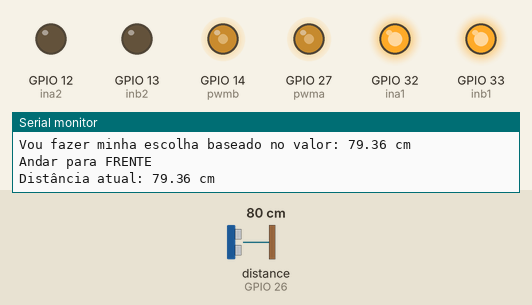
Recording of a sketch running on a simulated ESP32. On the bench: output pins drawn as LEDs (lit = HIGH), the last lines printed to the serial monitor. Wiring (inferred from the names in the program): ultrasonic range finder: trigger GPIO 25; echo GPIO 26. Dashed ring = blinking. The inputs (shaded band) are chosen by the test bench; at power-on: distance to the obstacle (sensor on GPIO 26) 80 cm. The echo pulse lasts 58.3 µs per cm; random numbers use the default seed unless the sketch sets one; pins used as bus, display or sensor lines are not drawn.

Above: at 1.2 s.
1.3 s: distance to the obstacle (sensor on GPIO 26) set to 12 cm
2.8 s: distance to the obstacle (sensor on GPIO 26) set to 9 cm
At 3.42 s:
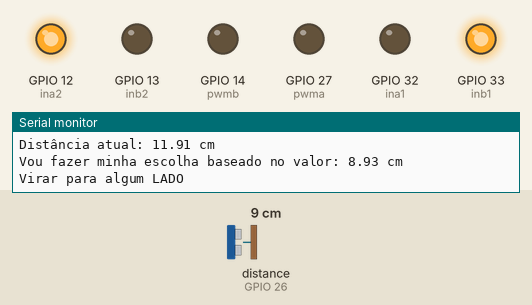
At 5.6 s:
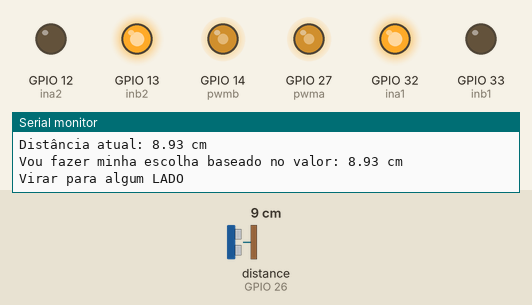
5.8 s: distance to the obstacle (sensor on GPIO 26) set to 5 cm
8.8 s: distance to the obstacle (sensor on GPIO 26) set to 2 cm
10.3 s: distance to the obstacle (sensor on GPIO 26) set to 18 cm
At 11.7 s:
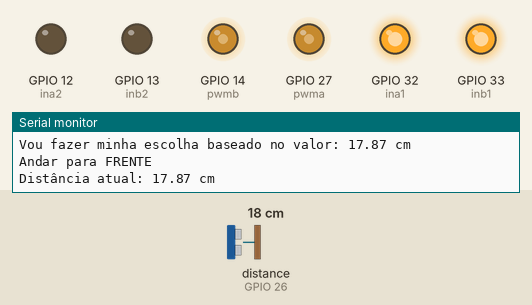
12.0 s: distance to the obstacle (sensor on GPIO 26) set to 4 cm
At 13.21 s:
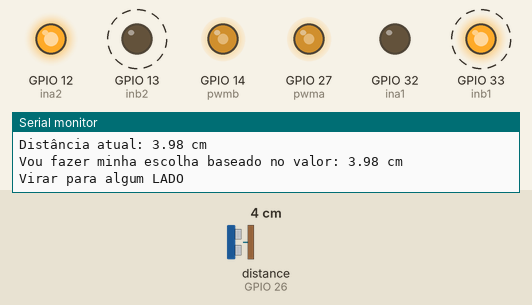
Timing chart, 0 to 16.0 s (numbered marks = the images above; inputs shaded):
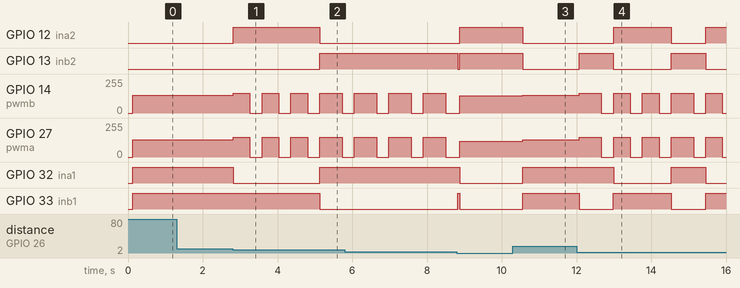

Measured:
- the behaviour switches between 11 and 10 cm on distance to the obstacle (sensor on GPIO 26) (found by bisection; images 0 and 1)
- after the input at 2.8 s, GPIO 12 (ina2): LOW → HIGH at once, → LOW 2.3 s later; GPIO 13 (inb2): LOW → HIGH after 2.3 s; GPIO 14 (pwmb), GPIO 27 (pwma): goes 3 × (149/255 0.45 s, 0/255 0.32 s), 149/255 0.60 s, then 0/255, starting at once; GPIO 32 (ina1): HIGH → LOW at once, → HIGH 2.3 s later; GPIO 33 (inb1): HIGH → LOW after 2.3 s
- after the input at 10.3 s, GPIO 12 (ina2), GPIO 13 (inb2): HIGH → LOW after 0.27 s; GPIO 14 (pwmb): 129/255 → 134/255 after 0.27 s; GPIO 27 (pwma): 120/255 → 129/255 after 0.27 s; GPIO 32 (ina1), GPIO 33 (inb1): LOW → HIGH after 0.27 s
- after the input at 12.0 s, GPIO 12 (ina2): LOW → HIGH after 0.99 s, → LOW 1.5 s later, → HIGH 0.92 s later; GPIO 13 (inb2): alternates HIGH for 0.92 s and LOW for 1.5 s, starting after 0.07 s

The sketch:

pwn_cleide.ino
```cpp
/*
Autor: Gabriel Víctor e Cleide Almeida
Data de início: 18/10/2023
Data de término: xx/xx/xxxx
* Programa com funções que utiliza o sensor ultrassônico para determinar
* a posição em até duas dimensões em um espaço de área retangular.
* Raio de medição: 2 cm ~ 400 cm
* Precisão: 3 mm
*/

#define trig 25 // Associa o pino 25 ao pino Trigger
#define echo 26 // Associa o pino 16 ao pino Echo


const byte pwma = 27;
const byte pwmb = 14;
const byte ina1 = 32;
const byte inb1 = 33;
const byte ina2 = 12;
const byte inb2 = 13;

const unsigned int freq = 1000;
const byte canala = 0;
const byte canalb = 1;
const byte res = 8;


void setup() {
	pinMode(trig, OUTPUT);
	pinMode(echo, INPUT);
  pinMode(ina1, OUTPUT);
  pinMode(ina2, OUTPUT);
  pinMode(inb1, OUTPUT);
  pinMode(inb2, OUTPUT);
  ledcSetup(canala, freq, res);
  ledcSetup(canalb, freq, res);
  ledcAttachPin(pwma, canala);
  ledcAttachPin(pwmb,canalb);
  Serial.begin(115200);
}


void loop() {
  Serial.print("Distância atual: ");
  Serial.print(distanciaCm());
  Serial.println(" cm");
  Andar(distanciaCm());
}

float distanciaCm(void) {
  digitalWrite(trig, LOW);
  delay(60); // Recomendação de 60 ms entre ciclos
  digitalWrite(trig, HIGH);
  // Intervalo de tempo mínimo para que a onda seja enviada
  delayMicroseconds(10);
  digitalWrite(trig, LOW);

  // Mensura os intervalos de tempo entre o último momento que o
  float tempoalto = pulseIn(echo, HIGH);
  float velsom = 0.0003403; // Velocidade do som em microssegundos
  float distancia = tempoalto*velsom*50; // Tempo em nível alto * velocidade do ar/2
  if (distancia >= 400){
    return -1;
  }
  else
    return distancia;
}

void Andar(float distancia) {

  Serial.print("Vou fazer minha escolha baseado no valor: ");
  Serial.print(distancia);
  Serial.println(" cm");
  digitalWrite(ina1, HIGH);
  digitalWrite(inb1, HIGH);
  digitalWrite(ina2, LOW);
  digitalWrite(inb2, LOW);


	if ((distancia >=10)||(distancia == -1)){
    Serial.println("Andar para FRENTE");
    ledcWrite(canala, 130);
    ledcWrite(canalb, 135);
  }

	else if ((distancia > 3) && (distancia < 10)) {
    Serial.println("Virar para algum LADO");
    long side_turn;
    side_turn = random(0, 2);

    if(side_turn == 0){
        digitalWrite(ina1, HIGH);
        digitalWrite(ina2, LOW);
        digitalWrite(inb1, LOW);
        digitalWrite(inb2, HIGH);
        ledcWrite(canala, 150);
        ledcWrite(canalb, 150);
        Espera(600);
        ledcWrite(canala, 0);
        ledcWrite(canalb, 0);
        Espera(200);
    }
    else{
        digitalWrite(inb1, HIGH);
        digitalWrite(inb2, LOW);
        digitalWrite(ina1, LOW);
        digitalWrite(ina2, HIGH);
        ledcWrite(canala, 150);
        ledcWrite(canalb, 150);
        Espera(450);
        ledcWrite(canala, 0);
        ledcWrite(canalb, 0);
        Espera(200);
    }
  }


	else {
    Serial.println("Andar para TRÁS");
    while ( distanciaCm() <= 10) {
      digitalWrite(ina1, LOW);
      digitalWrite(inb1, LOW);
      digitalWrite(ina2, HIGH);
      digitalWrite(inb2, HIGH);
      ledcWrite(canala, 120);
      ledcWrite(canalb, 130);
    Espera(200);

      }
  }

}

void Espera(unsigned long tempo) {
  unsigned long tempoatual = millis();
  while (tempoatual + tempo > millis()) {}
}
```
